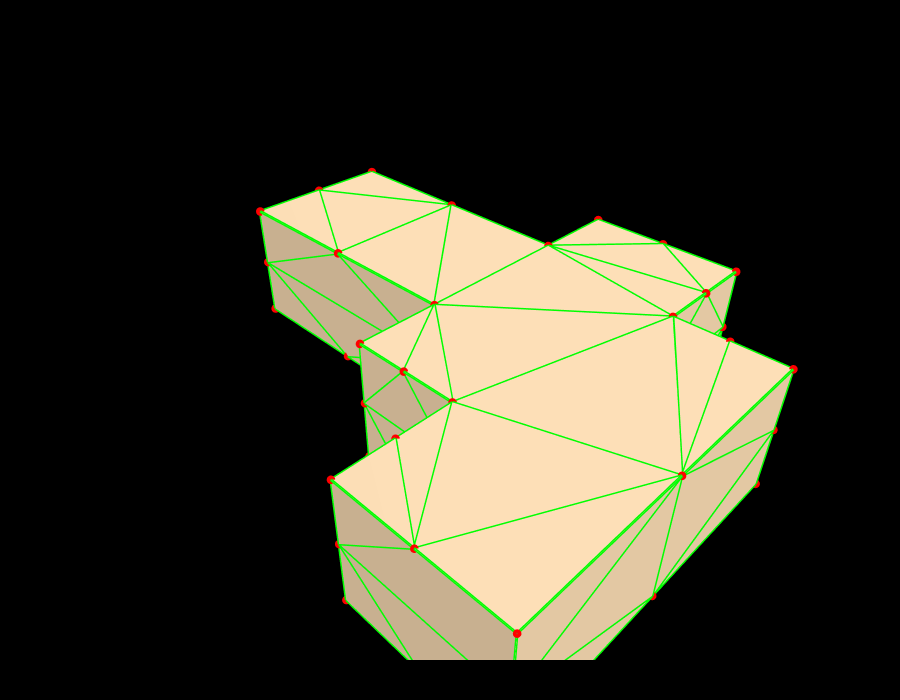

Source (notebook cell):
### Code cell
from topologicpy.Vertex import Vertex
from topologicpy.Edge import Edge
from topologicpy.Graph import Graph
from topologicpy.Cluster import Cluster
from topologicpy.Topology import Topology

# graph points placed over the model
v1 = Vertex.ByCoordinates(-4, 3, 8)
v2 = Vertex.ByCoordinates(0, 0, 8)
v3 = Vertex.ByCoordinates(4, -2, 8)

e1 = Edge.ByVertices([v1, v2])
e2 = Edge.ByVertices([v2, v3])

g_manual = Graph.ByVerticesEdges([v1, v2, v3], [e1, e2])

print("Manual graph created")
print("Number of graph vertices:", len(Graph.Vertices(g_manual)))
print("Number of graph edges:", len(Graph.Edges(g_manual)))

# extract graph geometry
graph_vertices = Graph.Vertices(g_manual)
graph_edges = Graph.Edges(g_manual)

# build one display topology
display_topology = Cluster.ByTopologies([cluster] + graph_edges + graph_vertices)

Topology.Show(display_topology,
              faceColor=[250,220,180],
              faceOpacity=0.55,
              edgeColor="lime",
              edgeWidth=6,
              vertexColor="red",
              vertexSize=10,
              showVertices=True,
              backgroundColor="black",
              width=900,
              height=700,
              renderer=renderer)

### Figure 1 — Plotly figure (JSON) as saved in the notebook; plotly's stock layout.template omitted (floating-point values rounded to 4 significant figures; data arrays with more than 128 entries replaced by an {"elided": "..."} marker saying what was removed)
{"data": [{"customdata": {"elided": "307 str values"}, "hoverinfo": "text", "hovertemplate": {"elided": "307 str values"}, "hovertext": {"elided": "307 str values"}, "legendgroup": "1", "legendrank": 1, "marker": {"color": {"elided": "307 str values"}, "line": {"width": 0}, "opacity": 1, "size": {"elided": "307 int values"}, "sizemode": "diameter", "symbol": "circle"}, "mode": "markers", "name": "1: default (Vertices)", "showlegend": false, "text": {"elided": "307 str values"}, "type": "scatter3d", "x": {"elided": "307 float values"}, "y": {"elided": "307 float values"}, "z": {"elided": "307 float values"}}, {"hoverinfo": "text", "legendgroup": "2", "legendrank": 2, "line": {"color": "lime", "dash": "solid", "width": 6}, "marker": {"size": 0}, "mode": "lines", "name": "1: default (Edges)", "showlegend": false, "text": "", "type": "scatter3d", "x": {"elided": "918 float values"}, "y": {"elided": "918 float values"}, "z": {"elided": "918 float values"}}, {"cmax": 1, "cmin": 0, "color": "#FADCB4", "colorscale": [[0, "#440154"], [0.1111, "#482878"], [0.2222, "#3e4989"], [0.3333, "#31688e"], [0.4444, "#26828e"], [0.5556, "#1f9e89"], [0.6667, "#35b779"], [0.7778, "#6ece58"], [0.8889, "#b5de2b"], [1, "#fde725"]], "flatshading": true, "hoverinfo": "text", "hovertext": "", "i": [0, 2, 0, 5, 5, 0, 5, 5, 8, 5, 9, 5, 11, 11, 15, 11, 15, 17, 18, 18, 21, 20, 23, 25, 23, 23, 28, 23, 28, 30, 31, 31, 34, 33, 36, 38, 36, 36, 18, 19, 18, 18, 41, 41, 43, 41, 44, 41, 28, 28, 41, 28, 41, 42, 51, 51, 31, 51, 31, 32, 17, 15, 15, 16, 47, 47, 48, 48, 20, 49, 17, 20, 19, 32, 39, 39, 32, 43, 30, 46, 8, 17, 52, 17, 10, 0, 13, 4, 21, 50, 16, 21, 22, 35, 40, 40, 35, 44, 29, 48, 9, 16, 55, 16, 12, 1, 14, 3], "j": [1, 1, 2, 0, 7, 5, 6, 9, 10, 8, 11, 11, 10, 14, 11, 15, 16, 15, 19, 21, 18, 23, 24, 23, 25, 27, 23, 28, 29, 28, 32, 34, 31, 36, 37, 36, 38, 40, 36, 18, 22, 40, 42, 44, 46, 43, 47, 47, 30, 50, 28, 41, 45, 41, 52, 54, 51, 31, 35, 31, 52, 17, 51, 15, 46, 4, 47, 2, 26, 30, 30, 30, 39, 20, 33, 38, 30, 42, 17, 43, 6, 0, 17, 32, 8, 17, 8, 43, 24, 3, 35, 27, 21, 40, 35, 34, 21, 50, 3, 3, 1, 3, 54, 54, 14, 14, 1, 50], "k": [2, 3, 4, 6, 1, 1, 8, 7, 11, 11, 12, 9, 13, 12, 13, 14, 14, 13, 20, 22, 20, 21, 21, 20, 26, 24, 26, 27, 27, 26, 33, 35, 33, 34, 34, 33, 39, 37, 39, 39, 40, 36, 43, 45, 47, 47, 48, 44, 49, 29, 49, 50, 50, 49, 53, 55, 53, 54, 54, 53, 51, 51, 55, 55, 4, 2, 2, 3, 25, 4, 32, 26, 20, 39, 32, 33, 20, 49, 4, 4, 0, 4, 53, 53, 13, 13, 0, 49, 27, 29, 29, 29, 40, 21, 34, 37, 29, 45, 16, 44, 7, 1, 16, 35, 9, 16, 9, 44], "legendgroup": "3", "legendrank": 3, "lighting": {"facenormalsepsilon": 0}, "name": "1: default (Faces)", "opacity": 1, "showlegend": false, "showscale": false, "text": "", "type": "mesh3d", "x": [53.25, 53.25, 53.25, 53.25, 53.25, 53.25, 53.25, 53.25, 22.97, 22.97, -7.315, -7.315, -7.315, -7.315, -7.315, -7.315, -7.315, -7.315, -82.11, -82.11, -19.59, -19.59, -82.11, 42.93, 42.93, 42.93, 42.93, 42.93, 42.93, 42.93, 42.93, -39.56, -39.56, -60.83, -60.83, -39.56, -82.11, -82.11, -82.11, -82.11, -82.11, 85.49, 85.49, 85.49, 85.49, 85.49, 85.49, 85.49, 85.49, 64.21, 64.21, -39.56, -39.56, -39.56, -39.56, -39.56], "y": [57.62, 57.62, 5.435, 5.435, 5.435, 109.8, 109.8, 109.8, 109.8, 109.8, 109.8, 109.8, 109.8, 57.62, 57.62, 5.435, 5.435, 5.435, -95.73, -95.73, -95.73, -95.73, -95.73, -95.73, -95.73, -95.73, -75.43, -75.43, -55.13, -55.13, -55.13, -35.17, -35.17, -35.17, -35.17, -35.17, -35.17, -35.17, -35.17, -65.45, -65.45, -55.13, -55.13, -24.85, -24.85, -55.13, 5.435, 5.435, 5.435, -55.13, -55.13, 5.435, 5.435, -14.87, -14.87, 5.435], "z": [0, 47.59, 23.79, 47.59, 0, 23.79, 0, 47.59, 0, 47.59, 0, 23.79, 47.59, 0, 47.59, 23.79, 47.59, 0, 23.79, 0, 0, 47.59, 47.59, 23.79, 47.59, 0, 0, 47.59, 23.79, 47.59, 0, 23.79, 0, 0, 47.59, 47.59, 23.79, 47.59, 0, 0, 47.59, 23.79, 0, 0, 47.59, 47.59, 0, 23.79, 47.59, 0, 47.59, 23.79, 0, 0, 47.59, 47.59]}], "layout": {"autosize": true, "height": 700, "margin": {"b": 40, "l": 40, "r": 40, "t": 40}, "paper_bgcolor": "#000000", "plot_bgcolor": "#000000", "scene": {"aspectmode": "data", "camera": {"center": {"x": 0, "y": 0, "z": 0}, "eye": {"x": -1.25, "y": -1.25, "z": 1.25}, "projection": {"type": "perspective"}, "up": {"x": 0, "y": 0, "z": 1}}, "xaxis": {"visible": false}, "yaxis": {"visible": false}, "zaxis": {"visible": false}}, "showlegend": true, "width": 900, "xaxis": {"showgrid": false, "visible": false, "zeroline": false}, "yaxis": {"showgrid": false, "visible": false, "zeroline": false}}}
